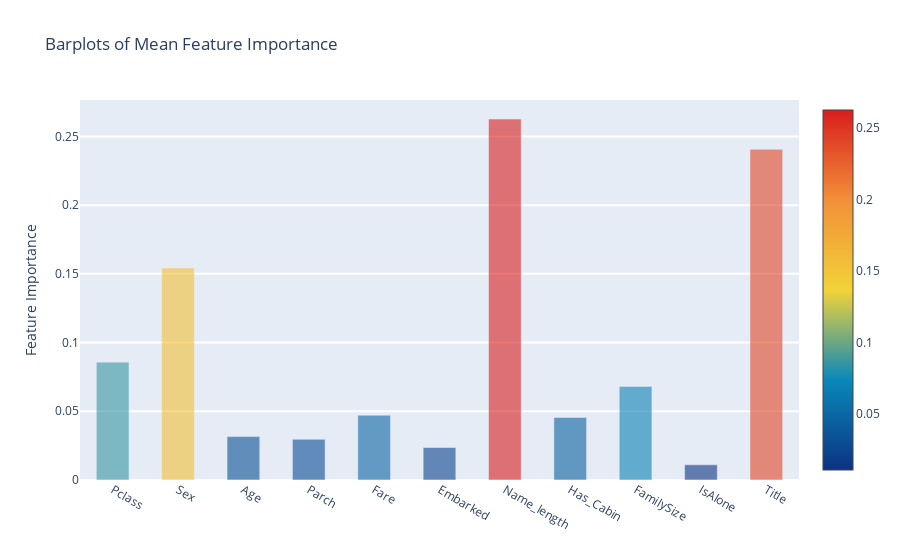

Notebook source saved alongside this figure:
### Markdown cell above
Having obtained the mean feature importance across all our classifiers, we can plot them into a Plotly bar plot as follows:

### Code cell
x = feature_df["features"].values
y = feature_df["mean"].values
data = [
    go.Bar(
        x=x,
        y=y,
        width=0.5,
        marker=dict(
            color=feature_df["mean"].values,
            colorscale="Portland",
            showscale=True,
            reversescale=False,
        ),
        opacity=0.6,
    )
]

layout = go.Layout(
    autosize=True,
    title="Barplots of Mean Feature Importance",
    hovermode="closest",
    yaxis=dict(title="Feature Importance", ticklen=5, gridwidth=2),
    showlegend=False,
)

fig = go.Figure(data=data, layout=layout)
py.iplot(fig, filename="bar-direct-labels")

### Figure 1 — Plotly figure (JSON) as saved in the notebook; plotly's stock layout.template omitted (floating-point values rounded to 4 significant figures)
{"data": [{"marker": {"color": [0.08577, 0.1543, 0.03159, 0.0296, 0.04713, 0.02365, 0.2627, 0.0455, 0.0681, 0.01105, 0.2406], "colorscale": [[0, "rgb(12,51,131)"], [0.25, "rgb(10,136,186)"], [0.5, "rgb(242,211,56)"], [0.75, "rgb(242,143,56)"], [1, "rgb(217,30,30)"]], "reversescale": false, "showscale": true}, "opacity": 0.6, "type": "bar", "width": 0.5, "x": ["Pclass", "Sex", "Age", "Parch", "Fare", "Embarked", "Name_length", "Has_Cabin", "FamilySize", "IsAlone", "Title"], "y": [0.08577, 0.1543, 0.03159, 0.0296, 0.04713, 0.02365, 0.2627, 0.0455, 0.0681, 0.01105, 0.2406]}], "layout": {"autosize": true, "hovermode": "closest", "showlegend": false, "title": {"text": "Barplots of Mean Feature Importance"}, "xaxis": {"autorange": true, "range": [-0.5, 10.5], "type": "category"}, "yaxis": {"autorange": true, "gridwidth": 2, "range": [0, 0.2765], "ticklen": 5, "title": {"text": "Feature Importance"}, "type": "linear"}}}
